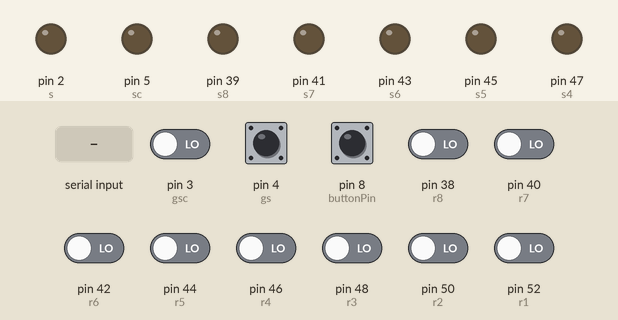
Simulated run of this sketch. Board: Arduino Mega 2560, built with avr-gcc and run on an emulated ATmega2560. Shown: output pins drawn as LEDs (lit = HIGH). Dashed ring = blinking. The test bench sets the inputs (shaded band); at power-on: pin 3 (gsc), pin 4 (gs), pin 8 (buttonPin), pin 38 (r8), pin 40 (r7), pin 42 (r6), pin 44 (r5), pin 46 (r4), pin 48 (r3), pin 50 (r2), pin 52 (r1) LOW. What the sketch prints to the serial monitor is not drawn.

Above: at 1.2 s.
1.3 s: "1\n" received over Serial
At 3.3 s:
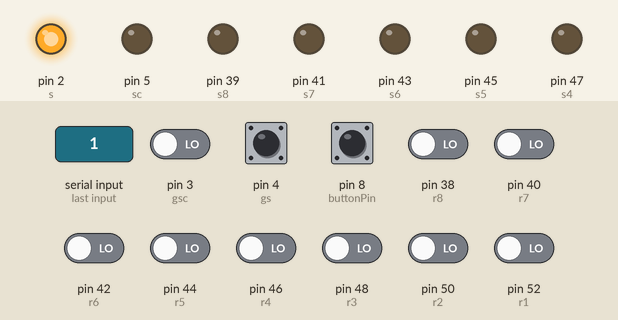
3.8 s: pin 3 (gsc) driven HIGH
At 4.7 s:
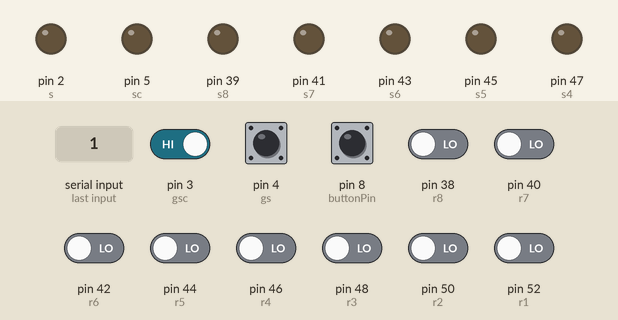
5.3 s: pin 4 (gs) driven HIGH
At 6.5 s:
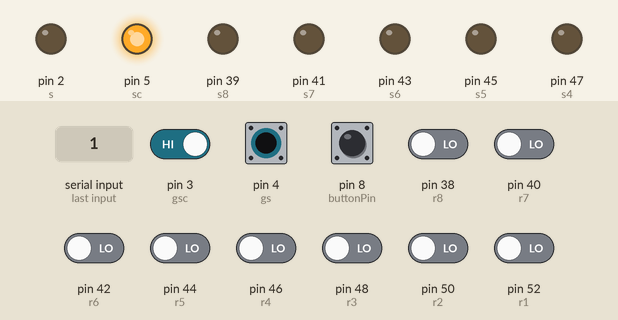
6.8 s: pin 4 (gs) driven LOW
At 7.9 s:
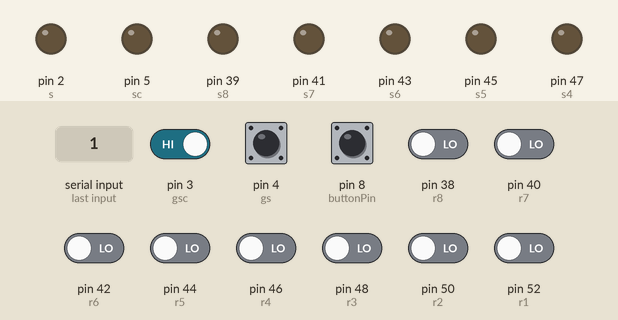
8.3 s: pin 4 (gs) pulsed HIGH 5 times (0.12 s each, 0.3 s apart)
At 8.36 s:
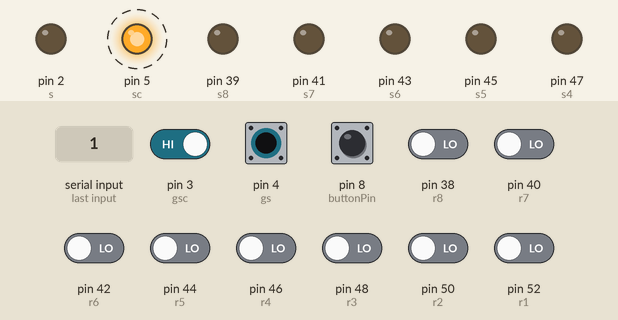
Timing chart, 0 to 11.3 s (numbered marks = the images above; inputs shaded):
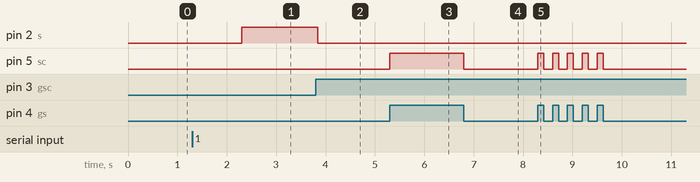

Measured:
- after the input at 1.3 s, pin 2 (s): LOW → HIGH after 1.0 s
- after the input at 3.8 s, pin 2 (s): HIGH → LOW at once
- after the input at 5.3 s, pin 5 (sc): LOW → HIGH at once
- after the input at 6.8 s, pin 5 (sc): HIGH → LOW at once
- after the input at 8.3 s, pin 5 (sc): alternates HIGH for 0.12 s and LOW for 0.18 s, 10 changes in all, then stays LOW, starting at once

The sketch:

sketch_jan21a.ino
```cpp
#define r1 52
#define r2 50
#define r3 48
#define r4 46
#define r5 44
#define r6 42
#define r7 40
#define r8 38
#define s1 53
#define s2 51
#define s3 49
#define s4 47
#define s5 45
#define s6 43
#define s7 41
#define s8 39
#define s 2
#define gsc 3
#define gs 4
#define sc 5
#define buttonPin 8
int qwerty;
int qw;
String sendText;


void setup() {
  pinMode(r1, INPUT);
  pinMode(r2, INPUT);
  pinMode(r3, INPUT);
  pinMode(r4, INPUT);
  pinMode(r5, INPUT);
  pinMode(r6, INPUT);
  pinMode(r7, INPUT);
  pinMode(r8, INPUT);
  pinMode(s1, OUTPUT);
  pinMode(s2, OUTPUT);
  pinMode(s3, OUTPUT);
  pinMode(s4, OUTPUT);
  pinMode(s5, OUTPUT);
  pinMode(s6, OUTPUT);
  pinMode(s7, OUTPUT);
  pinMode(s8, OUTPUT);
  pinMode(s, OUTPUT);
  pinMode(gsc, INPUT);
  pinMode(gs, INPUT);
  pinMode(sc, OUTPUT);
  pinMode(buttonPin, INPUT);
Serial.begin(250000);
}

void loop() {

  while(1){
    if (digitalRead(gs) == HIGH) {
    Serial.print((char)Recive1());
      return;
    }
    if (digitalRead(buttonPin) == HIGH) {
      delay(500);
    qw = millis();
    for(int i = 0; i < sendText.length(); i++){
      String test = CharToBinary(sendText.charAt(i));
    Send(test);
    }
    qw = millis() - qw;
    Serial.println(qw);
      return;
    }


    while(Serial.available()){
      sendText = Serial.readString()+"\n";
      Serial.println(sendText);
      qw = millis();
    for(int i = 0; i < sendText.length(); i++){
      String test = CharToBinary(sendText.charAt(i));
    Send(test);
    }
    qw = millis() - qw;
    Serial.println(qw);
      return;
      }
  }

}
byte Recive1(){
  byte textC;
if (digitalRead(r1) == HIGH) {textC = textC + 128;} else {textC = textC + 0;}
if (digitalRead(r2) == HIGH) {textC = textC + 64;} else {textC = textC + 0;}
if (digitalRead(r3) == HIGH) {textC = textC + 32;} else {textC = textC + 0;}
if (digitalRead(r4) == HIGH) {textC = textC + 16;} else {textC = textC + 0;}
if (digitalRead(r5) == HIGH) {textC = textC + 8;} else {textC = textC + 0;}
if (digitalRead(r6) == HIGH) {textC = textC + 4;} else {textC = textC + 0;}
if (digitalRead(r7) == HIGH) {textC = textC + 2;} else {textC = textC + 0;}
if (digitalRead(r8) == HIGH) {textC = textC + 1;} else {textC = textC + 0;}
  digitalWrite(sc, HIGH);
  while(1){
    if (digitalRead(gs) == LOW) {
      digitalWrite(sc, LOW);
      return textC;
    }
  }
}

void Send(String binary){
  //digitalWrite(s1, binary.charAt(0));
  digitalWrite(s, HIGH);
if (binary.charAt(1) == '1'){digitalWrite(s1, HIGH);}else{digitalWrite(s1, LOW);}
if (binary.charAt(1) == '1'){digitalWrite(s2, HIGH);}else{digitalWrite(s2, LOW);}
if (binary.charAt(1) == '1'){digitalWrite(s3, HIGH);}else{digitalWrite(s3, LOW);}
if (binary.charAt(1) == '1'){digitalWrite(s4, HIGH);}else{digitalWrite(s4, LOW);}
if (binary.charAt(1) == '1'){digitalWrite(s5, HIGH);}else{digitalWrite(s5, LOW);}
if (binary.charAt(1) == '1'){digitalWrite(s6, HIGH);}else{digitalWrite(s6, LOW);}
if (binary.charAt(1) == '1'){digitalWrite(s7, HIGH);}else{digitalWrite(s7, LOW);}
if (binary.charAt(1) == '1'){digitalWrite(s8, HIGH);}else{digitalWrite(s8, LOW);}
 while(1){
    if (digitalRead(gsc) == HIGH) {
       digitalWrite(s, LOW);
      return;
    }
  }
}
String TextToBinary(String convertText) {
String convertedText;
for(int i=0; i<convertText.length(); i++){

   char myChar = convertText.charAt(i);

    for(int i=7; i>=0; i--){
      byte bytes = bitRead(myChar,i);
      convertedText = convertedText + bytes;
    }
    convertedText = convertedText + " ";
}
return convertedText;
}
String CharToBinary(char myChar) {
String convertedChar;

    for(int i=7; i>=0; i--){
      byte bytes = bitRead(myChar,i);
      convertedChar = convertedChar + bytes;
    }

return convertedChar;
}
```
